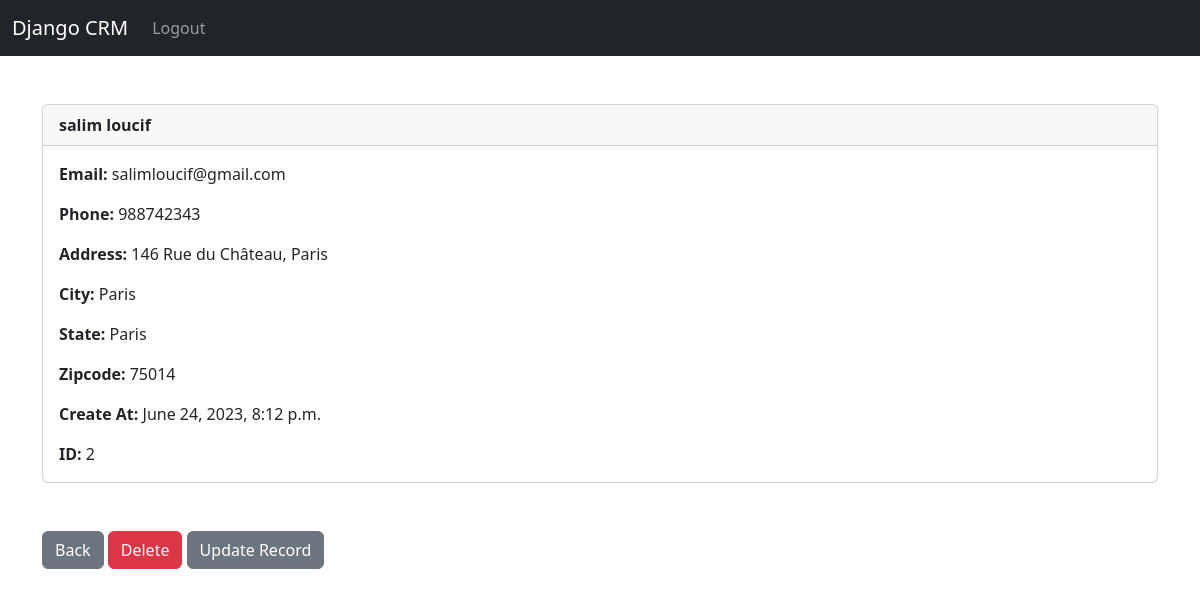
The page /record/2 (signed in) on the database its author committed.
### website/models.py (models this page shows, shortened)
class Record(models.Model):
    created_at = models.DateTimeField(auto_now_add=True)
    first_name = models.CharField(max_length=50)
    last_name = models.CharField(max_length=50)
    phone = models.CharField(max_length=15)
    email = models.CharField(max_length=100)
    address = models.CharField(max_length=200)
    city = models.CharField(max_length=50)
    state = models.CharField(max_length=50)
    zipcode = models.CharField(max_length=50)

### website/views.py (the view)
# urls.py: path('record/<int:pk>', views.show_record, name='record'),
def show_record(request, pk):
    if request.user.is_authenticated:
        customer_record = Record.objects.get(id=pk)
        return render(request, 'record.html', {'customer_record': customer_record})
    else:
        messages.success(request, "You Must Be Logged In To View That Page...")
        return redirect('home')

### website/templates/record.html
{% extends 'base.html' %} {% block content %}
<div class="card">
  <div class="card-header">
    <strong>
      {{ customer_record.first_name }} {{ customer_record.last_name }}</strong
    >
  </div>
  <div class="card-body">
    <p class="card-text"><strong>Email: </strong>{{ customer_record.email }}</p>
    <p class="card-text"><strong>Phone: </strong>{{ customer_record.phone }}</p>
    <p class="card-text">
      <strong>Address: </strong>{{ customer_record.address }}
    </p>
    <p class="card-text"><strong>City: </strong>{{ customer_record.city }}</p>
    <p class="card-text"><strong>State: </strong>{{ customer_record.state }}</p>
    <p class="card-text">
      <strong>Zipcode: </strong>{{ customer_record.zipcode }}
    </p>
    <p class="card-text">
      <strong>Create At: </strong>{{ customer_record.created_at }}
    </p>
    <p class="card-text"><strong>ID: </strong>{{ customer_record.id }}</p>
  </div>
</div>
<br /><br />
<a href="{% url 'home' %}" class="btn btn-secondary">Back</a>
<a href="{% url 'delete_record' customer_record.id %}" class="btn btn-danger"
  >Delete</a
>
<a href="{% url 'update_record' customer_record.id %}" class="btn btn-secondary"
  >Update Record</a
>
{% endblock %}

### rows shown on the page
Record: first_name "salim", last_name "loucif", email "salimloucif@gmail.com", phone "988742343", address "146 Rue du Château, Paris", city "Paris", state "Paris", zipcode "75014", created_at "June 24, 2023, 8:12 p.m.", id "2"
